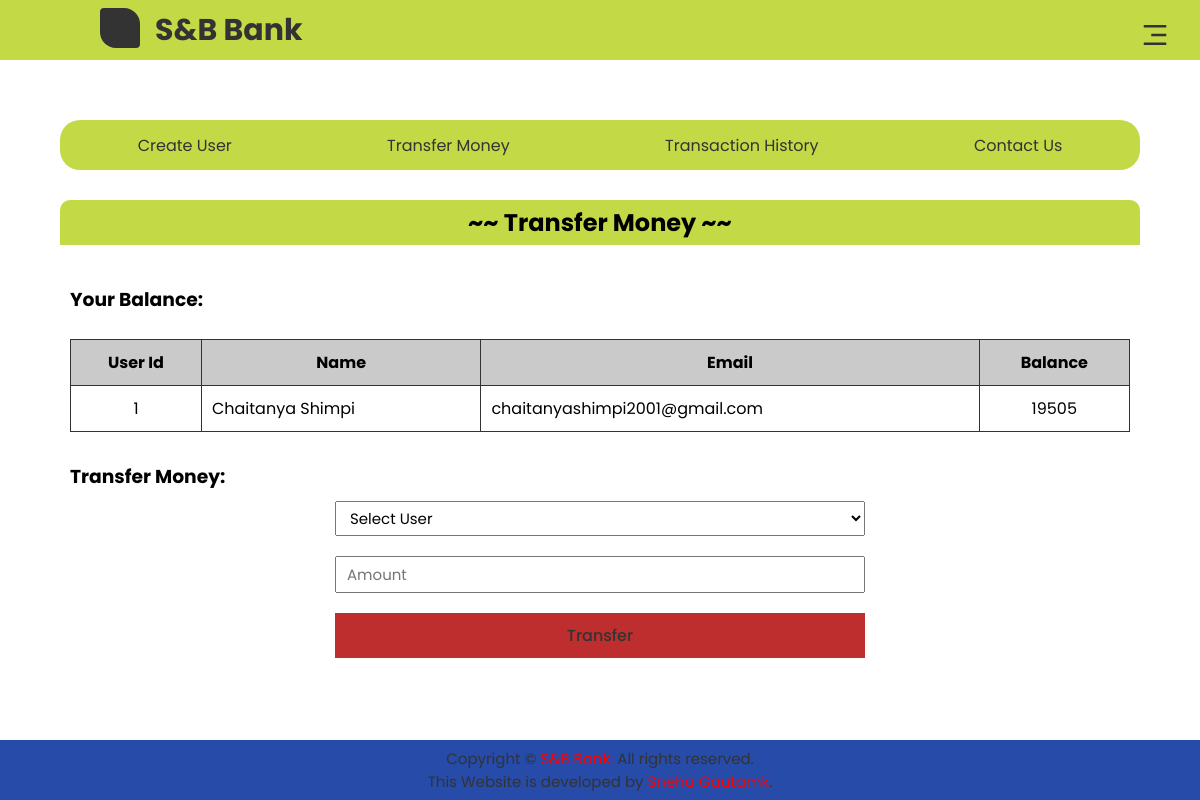
The page /transfer.php?id=1 on the database its author committed.
### tables this page shows
CREATE TABLE `user` (
  `id` int(5) NOT NULL,
  `name` varchar(50) NOT NULL,
  `email` varchar(100) NOT NULL,
  `balance` int(10) NOT NULL
);

### transfer.php (the view, shortened to what this page needs)
<!DOCTYPE html>
<html lang="en">
  <head>
    <link rel="stylesheet" href="./assets/css/app.css" />
    <link
      href="https://cdn.jsdelivr.net/npm/remixicon@2.5.0/fonts/remixicon.css"
      rel="stylesheet"
    />
  </head>
  <body>
    <?php
      include "./components/header.php";
    ?>
    <main class="crtbanking">
      <div class="crtComponent">
        <?php
            require "./components/all-in-one-component.php"
        ?>
        <div class="compMainNav">
          <h2>~~ Transfer Money ~~</h2>
          <div class="userTable">
            <h3>Your Balance:</h3>
            <br />
            <table class="userDetails">
              <tr>
                <th>User Id</th>
                <th>Name</th>
                <th>Email</th>
                <th>Balance</th>
              </tr>
              <?php
                  require 'backend/config.php';
                  $userId =  $_GET['id'];
                  $select = "SELECT * FROM user WHERE id = $userId";
                  $selectResult = $conn->query($select); while($row =
                mysqli_fetch_array($selectResult))
                {
                  echo "<tr><td class='center'>$userId</td>";
                  echo "<td>$row[name]</td>";
                  echo "<td>$row[email]</td>";
                  echo "<td class='center'>$row[balance]</td>";
                }
              ?>
              </tr>
            </table>
            <h3>Transfer Money:</h3>
            <form
              action="./backend/transferMoney.php?id=<?php echo $userId;?>"
              method="post"
              class="transferForm"
              enctype="multipart/form"
            >
              <select name="transferNames" id="transferNames">
                <option selected disabled>Select User</option>
              </select>
              <input
                type="number"
                name="amount"
                id="amount"
                placeholder="Amount"
                required
              />
              <input type="submit" value="Transfer" />
            </form>
          </div>
        </div>
      </div>
    </main>
    <?php
        include './components/footer.php';
    ?>
  </body>
</html>

### assets/css/app.css (style rules this page uses)
* { margin: 0; padding: 0; box-sizing: border-box; font-family: 'Poppins', sans-serif; }
body { width: 100vw; overflow-x: hidden; }
main { height: 100vh; display: flex; align-items: center; justify-content: center; }
.crtComponent { height: 70vh; width: 70vw; display: flex; align-items: space-between; justify-content: space-between; }
.compMainNav { overflow: hidden; border-radius: 20px; width: 76%; box-shadow: 0 0 15px rgba(0, 0, 0, 0.26); }
.compMainNav h2 { width: 100%; text-align: center; background-color: #c3d946; padding: 5px 0; }
.userTable { height: 600px; overflow-y: auto; margin: 10px; }
table.userDetails { width: 100%; border: 1px solid #333; border-collapse: collapse; }
table.userDetails tr:first-child { background-color: rgba(107, 107, 107, 0.356); }
table.userDetails th, table.userDetails td { border: 1px solid #333; padding: 10px; }
.center { text-align: center; }
.userTable h3 { margin-top: 30px; }
form.transferForm { width: 100%; display: flex; align-items: center; justify-content: center; flex-direction: column; }
.transferForm select { width: 50%; padding: 5px 10px; outline: none; margin-top: 10px; font-size: 15px; }
.transferForm input { width: 50%; outline: none; margin-top: 20px; font-size: 15px; padding: 5px 10px; }
.transferForm input[type='submit'] { background-color: #be2e2e; color: #333; border: none; outline: none; padding: 10px; cursor: pointer; font-size: 16px; font-weight: 500; }
@media only screen and (max-width: 1400px) { .crtComponent { width: 90vw; } }
@media only screen and (max-width: 1201px) { .crtComponent { flex-direction: column; align-items: center; justify-content: flex-start; } }
@media only screen and (max-width: 1201px) { .compMainNav { width: 100%; box-shadow: none; height: max-content; border-radius: 10px 10px 0 0; padding-bottom: 40px; } }
@media only screen and (max-width: 1201px) { .userTable { height: 100%; padding-bottom: 20px; } }

### rows shown on the page
user: name "Chaitanya Shimpi", email "chaitanyashimpi2001@gmail.com", balance "19505"
